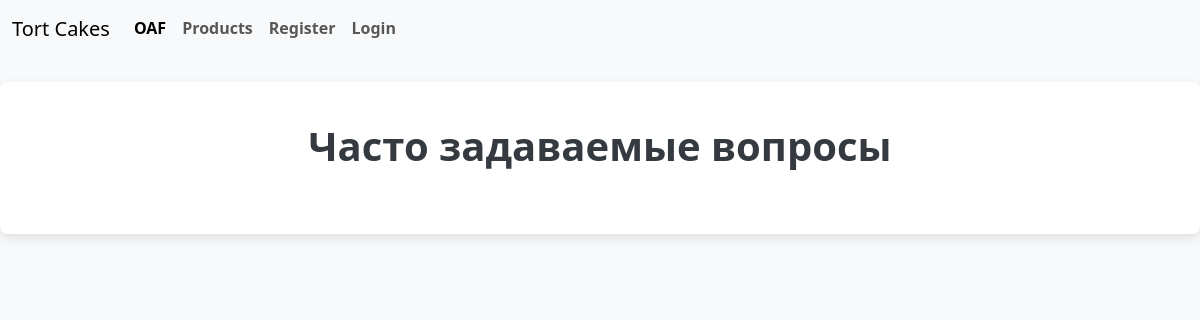
The app's page /oaf/, older data.
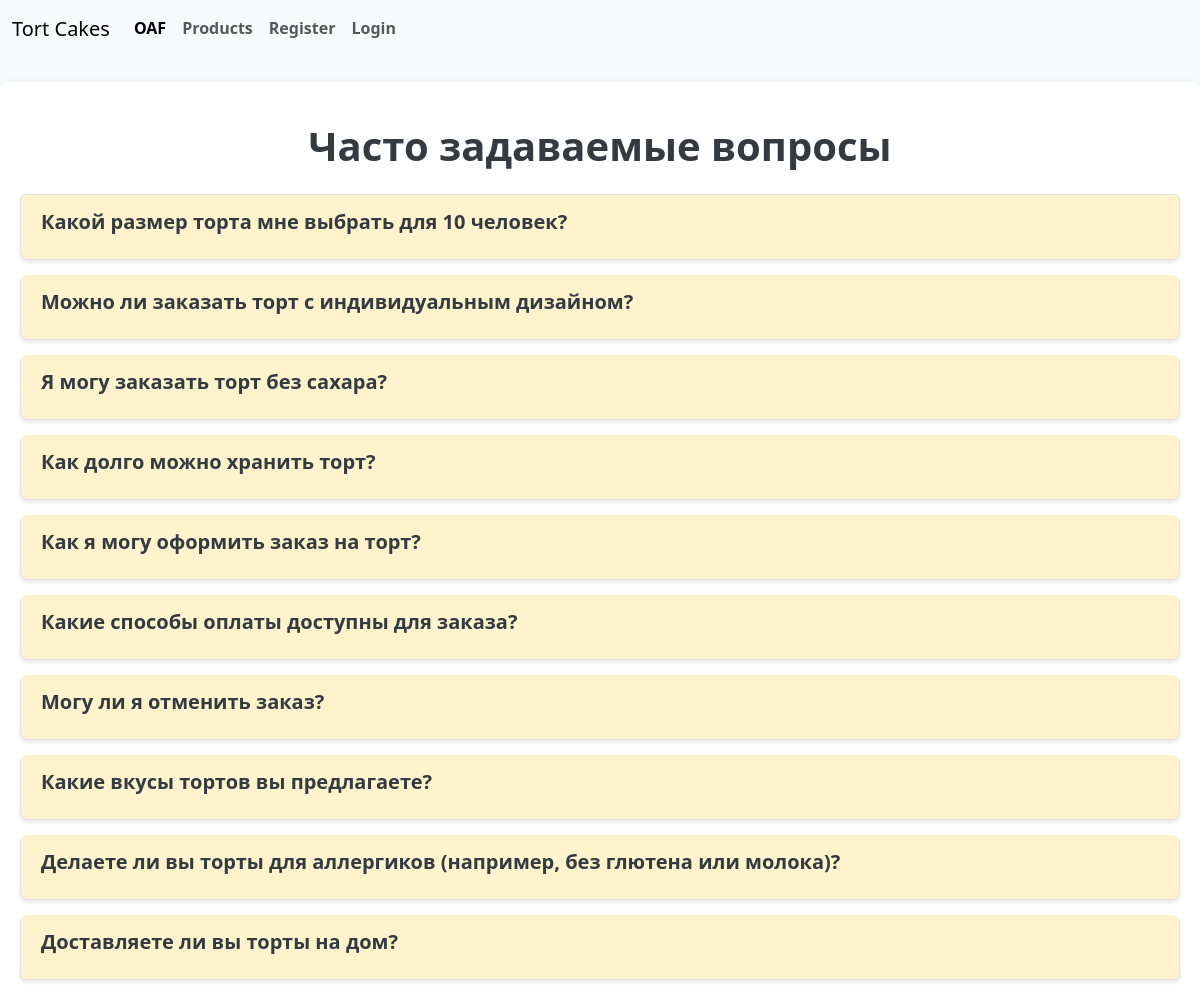
The same page, newer data.
### post/models.py (models this page shows, shortened)
class OftenAskedQuestion(models.Model):
    question = models.TextField()
    answer = models.TextField()
    class Meta:
        verbose_name_plural = 'Часто задаваемые вопросы'
        verbose_name = 'Часто задаваемый вопрос'

### post/views.py (the view)
# urls.py: path('oaf/', oaf_list_view, name='oaf_list'),
def oaf_list_view(request):
    if request.method == 'GET':
        oaf = OftenAskedQuestion.objects.all()
        return render(request,
                      'oaf/oaf_list.html',
                      context={"oaf": oaf})

### templates/oaf/oaf_list.html
{% extends 'components/navbar.html' %}
{% load static %}
{% block content %}
<head>
    <link rel="stylesheet" type="text/css" href="{% static 'products/faq.css' %}">
</head>
<div class="container mt-4">
    <h1 class="text-center mb-4">Часто задаваемые вопросы</h1>
    <div class="list-group">
        {% for question in oaf %}
        <a href="{% url 'oaf_detail' question.id %}" class="list-group-item list-group-item-action">
            <h5>{{ question.question }}</h5>
        </a>
        {% endfor %}
    </div>
</div>
{% endblock %}

### templates/components/navbar.html (shortened to what this page needs)
{% load static %}
    <html lang="en">
    <head>
        <link rel="stylesheet" href="https://cdn.jsdelivr.net/npm/bootstrap@5.3.2/dist/css/bootstrap.min.css">
    </head>
    <body>
        <nav class="navbar navbar-expand-lg navbar-light bg-light">
      <div class="container-fluid">
        <a class="navbar-brand" href="/products">Tort Cakes</a>
        <div class="collapse navbar-collapse" id="navbarNavAltMarkup">
          <div class="navbar-nav">
            <a class="nav-link active" aria-current="page" href="/oaf"><strong>OAF</strong></a>
            <a class="nav-link" href="/products"><strong>Products</strong></a>
            {% if user.is_authenticated %}
                <a class="nav-link" href="/create_prod"><strong>Create Product</strong></a>
                <a class="nav-link" href="/create_categ"><strong>Create Category</strong></a>
                <a class="nav-link" href="/profile"><strong>Profile</strong></a>
            {% else %}
            <a class="nav-link" href="/register"><strong>Register</strong></a>
            <a class="nav-link" href="/login"><strong>Login</strong></a>
             {% endif %}
          </div>
        </div>
      </div>
    </nav>
    {% block content %}
    {% endblock %}
    </body>
    </html>

### static/products/faq.css (style rules this page uses)
* { margin: 0; padding: 0; box-sizing: border-box; }
body { font-family: 'Segoe UI', Tahoma, Geneva, Verdana, sans-serif; background-color: #f8f9fa; color: #333; line-height: 1.6; }
.container { max-width: 1200px; margin: 0 auto; padding: 40px 20px; background-color: #fff; border-radius: 8px; box-shadow: 0 4px 12px rgba(0, 0, 0, 0.1); }
h1 { font-size: 2.5rem; font-weight: bold; color: #343a40; text-align: center; margin-bottom: 30px; }
.list-group { display: flex; flex-direction: column; gap: 15px; }
.list-group-item { background-color: #fff3cd; padding: 15px 20px; border: 1px solid #e2e2e2; border-radius: 8px; transition: transform 0.3s ease, background-color 0.3s ease; box-shadow: 0 2px 4px rgba(0, 0, 0, 0.1); }
.list-group-item h5 { font-size: 1.25rem; color: #343a40; font-weight: 600; margin-bottom: 10px; }
html { scroll-behavior: smooth; }

Row changes from the older to the newer data that the page shows:
added OftenAskedQuestion: question "Какой размер торта мне выбрать для 10 человек?"
added OftenAskedQuestion: question "Можно ли заказать торт с индивидуальным дизайном?"
added OftenAskedQuestion: question "Я могу заказать торт без сахара?"
added OftenAskedQuestion: question "Как долго можно хранить торт?"
added OftenAskedQuestion: question "Как я могу оформить заказ на торт?"
added OftenAskedQuestion: question "Какие способы оплаты доступны для заказа?"
added OftenAskedQuestion: question "Могу ли я отменить заказ?"
added OftenAskedQuestion: question "Какие вкусы тортов вы предлагаете?"
added OftenAskedQuestion: question "Делаете ли вы торты для аллергиков (например, без глютена или молока)?"
added OftenAskedQuestion: question "Доставляете ли вы торты на дом?"
